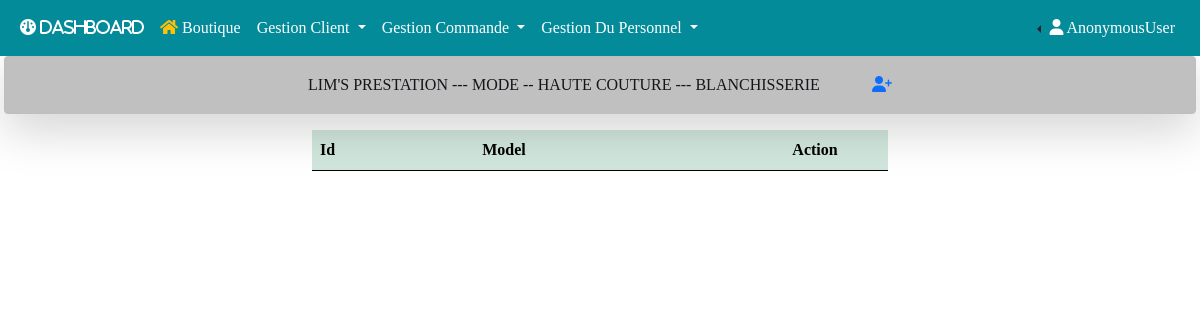
Before: /modelle with the older database file.
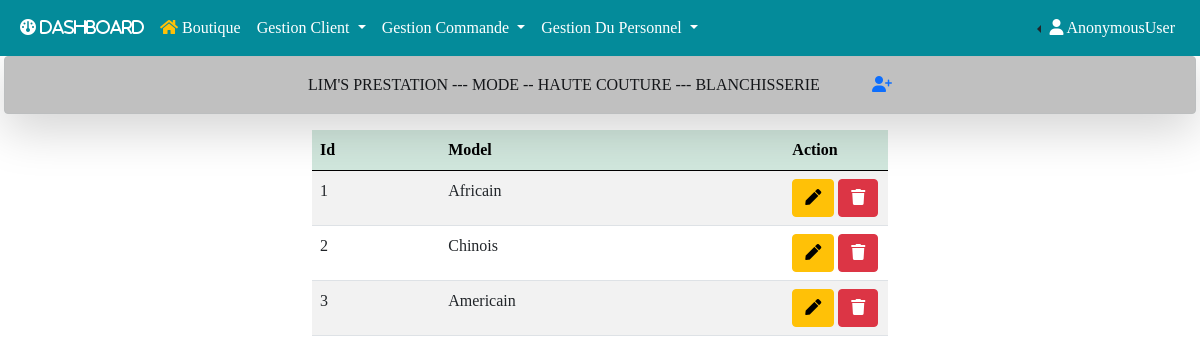
After: the same page with the newer database file.
### gestion/models.py (models this page shows, shortened)
class ModelTenue(models.Model):
    libelle = models.CharField(max_length=50, null=True)
    created_at = models.DateTimeField(auto_now_add=True)
    modified_at = models.DateTimeField(auto_now_add=True)

### gestion/views.py (the view)
# urls.py: path('modelle', views.modelle, name='modelle'),
def modelle(request):
    modelles = ModelTenue.objects.all()
    context={"modelles":modelles}
    return render(request, 'gestion/modelle/modelle.html', context)

### gestion/templates/gestion/modelle/modelle.html (shortened to what this page needs)
{% extends 'base.html' %}
{% block add %}
<a href="{% url 'add_modelle' %}" title="Ajouter un model">
  <i class="fa-solid fa-user-plus ms-5"></i>
<a/>
{% endblock add %}
{% block main %}
<div class="container mt-3 w-50">
    <table id="example" class="table table-striped" style="width:100%">
        <thead class="table-success">
            <tr>
                <th>Id</th>
                <th>Model</th>
                <th style="width: 18%;">Action</th>
            </tr>
        </thead>
        <tbody>
            {% for modelle in modelles %}
            <tr>
                <td>{{modelle.id}}</td>
                <td>{{modelle.libelle}}</td>
                <td>
                    <a href="{% url 'edit_modelle' modelle.id %}" type="button" class="btn btn-warning" title="Edit Tenue">
                        <i class="fas fa-pen"></i>
                    </a>
                    <a href="{% url 'delete_modelle' modelle.id %}" type="button" class="btn btn-danger" title="Edit Tenue">
                        <i class="fas fa-trash"></i>
                    </a>
                </td>
            </tr>
            {% endfor %}
        </tbody>
    </table>
</div>
{% endblock main %}

Changed rows visible on the page:
added ModelTenue: id "1", libelle "Africain"
added ModelTenue: id "2", libelle "Chinois"
added ModelTenue: id "3", libelle "Americain"
